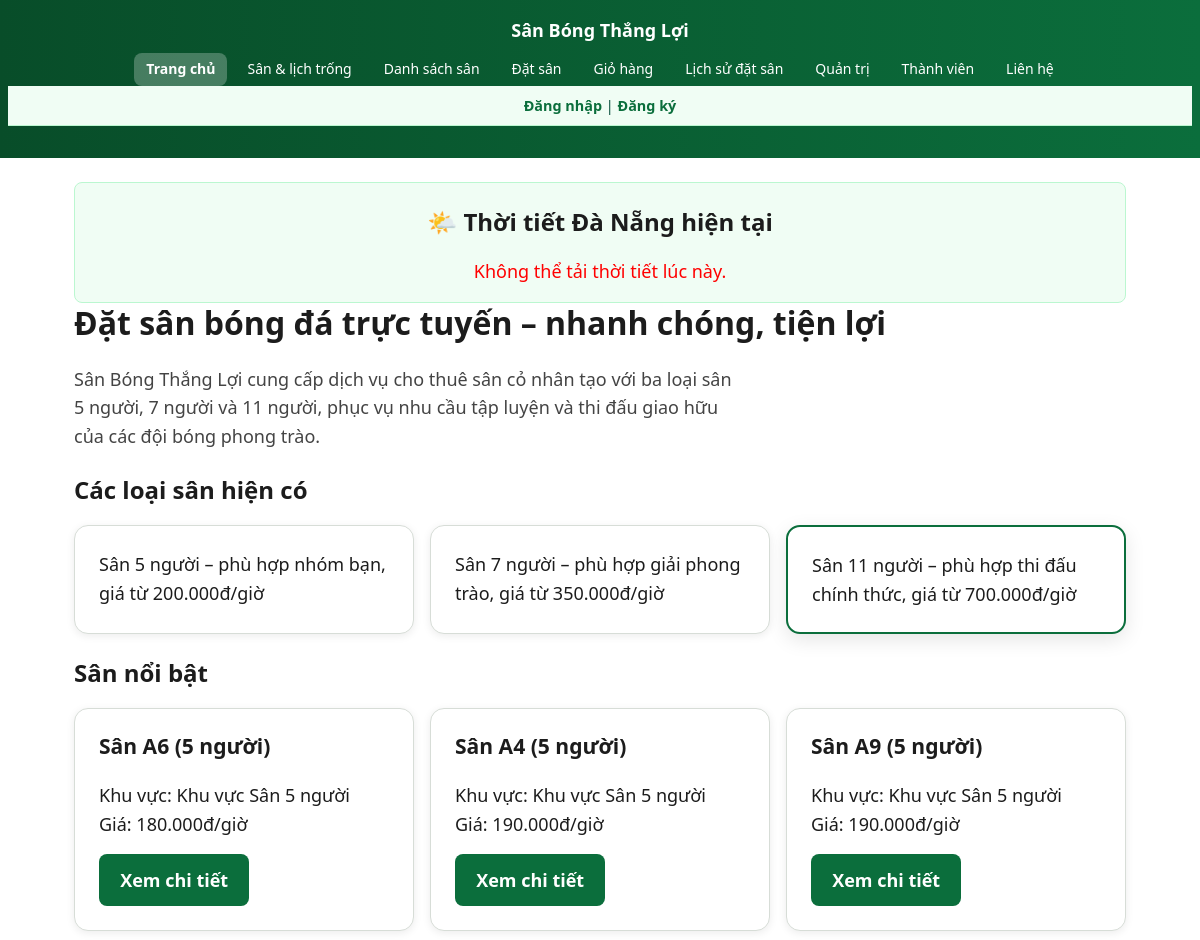
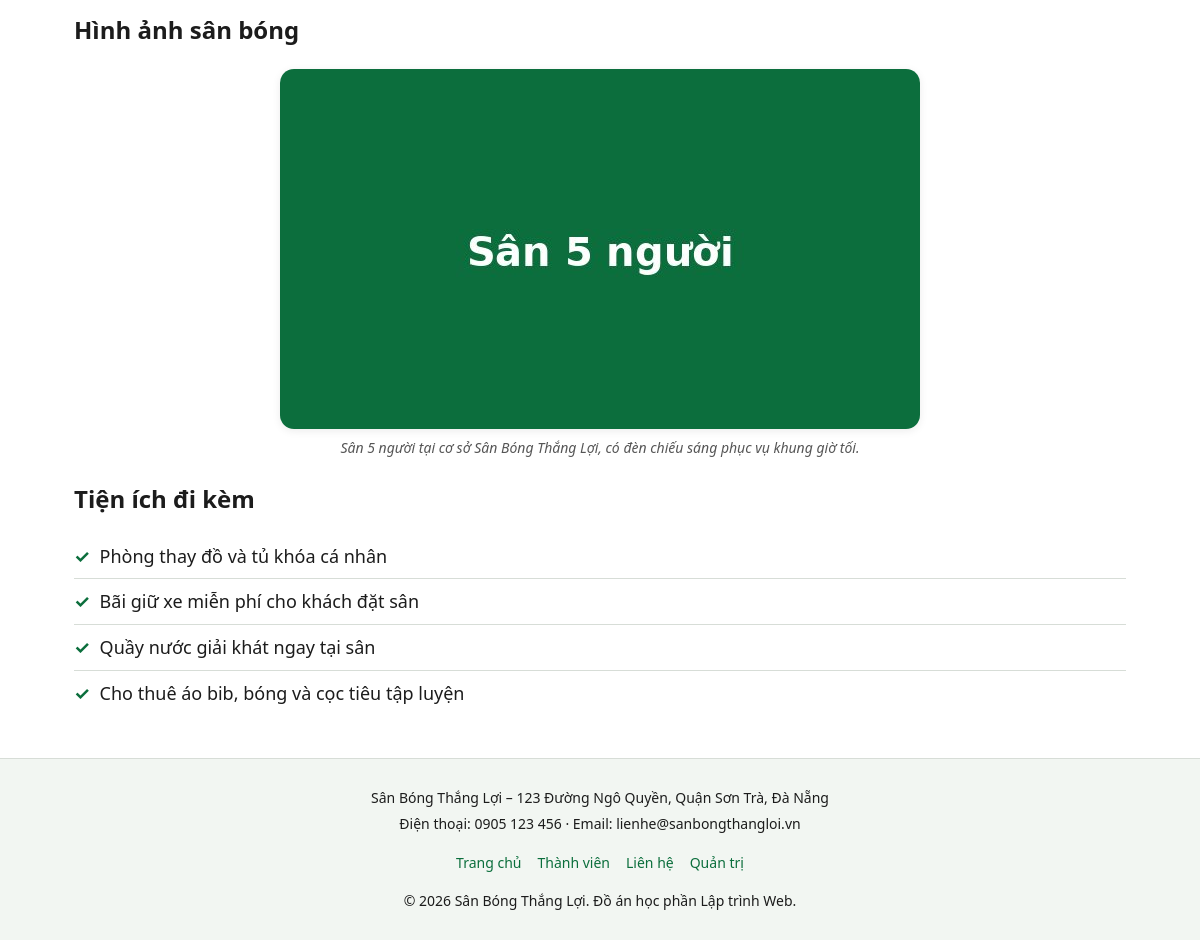
The page / on the database its author committed (2 pictures, top to bottom).
### tables this page shows
CREATE TABLE san_bong (
    id INT UNSIGNED AUTO_INCREMENT PRIMARY KEY,
    danh_muc_id INT UNSIGNED NOT NULL,
    ten_san VARCHAR(100) NOT NULL UNIQUE,
     
    gia_thue DECIMAL(12, 0) NOT NULL CHECK (gia_thue >= 0),
     
    trang_thai ENUM('hoat_dong', 'bao_tri', 'het_cho') NOT NULL DEFAULT 'hoat_dong',
    hinh_anh VARCHAR(255) NULL,
    CONSTRAINT fk_san_bong_danh_muc FOREIGN KEY (danh_muc_id) 
        REFERENCES danh_muc(id) ON DELETE RESTRICT ON UPDATE CASCADE
);

### inc/ham.php (called while the page is built, shortened)
<?php
if (!function_exists('e')) {
    function e(?string $chuoi): string
    {
        return htmlspecialchars((string) $chuoi, ENT_QUOTES | ENT_HTML5, 'UTF-8');
    }
}
if (!function_exists('vnd')) {
    function vnd(int|float $so): string
    {
        return number_format((float) $so, 0, ',', '.') . 'đ';
    }
}

### src/Data/KhoSanPham.php (called while the page is built, shortened)
<?php
class KhoSanPham
{
    private PDO $pdo;
    public function __construct(PDO $pdo)
    {
        $this->pdo = $pdo;
    }
    public function tatCa(): array
    {
        $sql = "SELECT s.*, d.ten_danh_muc FROM san_bong s LEFT JOIN danh_muc d ON s.danh_muc_id = d.id";
        $stmt = $this->pdo->query($sql);
        $rows = $stmt->fetchAll();
        $ketQua = [];
        foreach ($rows as $row) {
            $loaiSan = 5;
            if (str_contains($row['ten_danh_muc'] ?? '', '7')) $loaiSan = 7;
            if (str_contains($row['ten_danh_muc'] ?? '', '11')) $loaiSan = 11;
            $ketQua[] = SanPham::tuMang([
                'id'           => (string) $row['id'],
                'ten'          => $row['ten_san'],
                'loaiSan'      => $loaiSan,
                'khuVuc'       => 'Khu vực ' . ($row['ten_danh_muc'] ?? 'chung'),
                'giaThuong'    => (int) $row['gia_thue'],
                'giaVang'      => (int) $row['gia_thue'],
                'danhGia'      => 5.0,
                'hinhAnh'      => $row['hinh_anh'] ?? '',
                'dangHoatDong' => ($row['trang_thai'] === 'hoat_dong'),
            ]);
        }
        return $this->cache = $ketQua;
    }
    public function sapXep(array $danhSach, string $tieuChi): array
    {
        switch ($tieuChi) {
            default: usort($danhSach, fn($a, $b) => $a->getGiaThuong() <=> $b->getGiaThuong()); break;
        }
        return $danhSach;
    }
}

### src/Models/SanPham.php (called while the page is built, shortened)
<?php
class SanPham
{
    private string $id;
    private string $ten;
    private int $loaiSan;
    private string $khuVuc;
    private int $giaThuong;
    public function __construct(array $duLieu)
    {
        $this->id            = (string) ($duLieu['id']            ?? '');
        $this->ten           = (string) ($duLieu['ten']           ?? '');
        $this->loaiSan       = (int)    ($duLieu['loaiSan']       ?? 0);
        $this->khuVuc        = (string) ($duLieu['khuVuc']        ?? '');
        $this->giaThuong     = (int)    ($duLieu['giaThuong']     ?? 0);
    }
    public static function tuMang(array $duLieu): self
    {
        return new self($duLieu);
    }
    public function getId(): string { return $this->id; }
    public function getTen(): string { return $this->ten; }
    public function getLoaiSan(): int { return $this->loaiSan; }
    public function getKhuVuc(): string { return $this->khuVuc; }
    public function getGiaThuong(): int { return $this->giaThuong; }
}

### index.php (the view, shortened to what this page needs)
<?php
require __DIR__ . '/inc/config.php';
require __DIR__ . '/inc/ham.php';
require __DIR__ . '/inc/header.php';
$sanNoiBat = $kho->sapXep($kho->tatCa(), 'gia-tang');
$sanNoiBat = array_slice($sanNoiBat, 0, 3);
?>
<main class="khu-vuc-chinh">
  <section class="thoi-tiet-container mt-2 mb-2 p-2" style="background: #f0fdf4; border: 1px solid #bbf7d0; border-radius: 8px; text-align: center;">
    <h2>🌤️ Thời tiết Đà Nẵng hiện tại</h2>
    <div id="thoi-tiet-widget">
    </div>
  </section>
  <h1>Đặt sân bóng đá trực tuyến – nhanh chóng, tiện lợi</h1>
  <p class="gioi-thieu">Sân Bóng Thắng Lợi cung cấp dịch vụ cho thuê sân cỏ nhân tạo với ba loại sân 5 người,
    7 người và 11 người, phục vụ nhu cầu tập luyện và thi đấu giao hữu của các đội bóng phong trào.</p>
  <h2>Các loại sân hiện có</h2>
  <ul class="danh-sach-the">
    <li class="the">Sân 5 người – phù hợp nhóm bạn, giá từ 200.000đ/giờ</li>
    <li class="the">Sân 7 người – phù hợp giải phong trào, giá từ 350.000đ/giờ</li>
    <li class="the the--noi-bat">Sân 11 người – phù hợp thi đấu chính thức, giá từ 700.000đ/giờ</li>
  </ul>
  <h2>Sân nổi bật</h2>
  <ul class="danh-sach-the">
    <?php foreach ($sanNoiBat as $san): ?>
      <li class="the">
        <h3><?= e($san->getTen()) ?> (<?= $san->getLoaiSan() ?> người)</h3>
        <p>Khu vực: <?= e($san->getKhuVuc()) ?><br>
           Giá: <?= vnd($san->getGiaThuong()) ?>/giờ</p>
        <a class="nut nut--chinh" href="chi-tiet.php?id=<?= urlencode($san->getId()) ?>">Xem chi tiết</a>
      </li>
    <?php endforeach; ?>
  </ul>
  <h2>Hình ảnh sân bóng</h2>
  <figure class="khoi-anh">
    <img class="khoi-anh__anh" src="images/san-co-nhan-tao-5-nguoi.jpg"
         alt="Sân cỏ nhân tạo 5 người với hệ thống đèn chiếu sáng ban đêm"
         width="640" height="360" loading="lazy">
    <figcaption class="khoi-anh__chu-thich">Sân 5 người tại cơ sở Sân Bóng Thắng Lợi, có đèn chiếu sáng phục vụ khung giờ tối.</figcaption>
  </figure>
  <h2>Tiện ích đi kèm</h2>
  <ul class="danh-sach-tien-ich">
    <li>Phòng thay đồ và tủ khóa cá nhân</li>
    <li>Bãi giữ xe miễn phí cho khách đặt sân</li>
    <li>Quầy nước giải khát ngay tại sân</li>
    <li>Cho thuê áo bib, bóng và cọc tiêu tập luyện</li>
  </ul>
</main>
<?php
require __DIR__ . '/inc/footer.php';
?>

### inc/header.php (shortened to what this page needs)
<?php
if (!isset($baseUrl)) $baseUrl = '';
$trangHienTai = basename($_SERVER['PHP_SELF'] ?? '');
?>
<!DOCTYPE html>
<html lang="vi">
<head>
  <link rel="stylesheet" href="<?= $baseUrl ?>css/chung.css">
  <link rel="stylesheet" href="<?= $baseUrl ?>css/thanh-phan.css">
</head>
<body>
  <header class="dau-trang">
    <p class="ten-he-thong"><a href="<?= $baseUrl ?>index.php">Sân Bóng Thắng Lợi</a></p>
    <nav class="dieu-huong" aria-label="Điều hướng chính">
      <ul class="dieu-huong__danh-sach" id="danh-sach-dieu-huong-chinh">
        <?php
        $menu = [
            'index.php'      => 'Trang chủ',
            'san-lich.php'   => 'Sân & lịch trống',
            'danh-sach.php'  => 'Danh sách sân',
            'dat-san.php'    => 'Đặt sân',
            'gio-hang.php'   => 'Giỏ hàng',
            'lich-su.php'    => 'Lịch sử đặt sân',
            'quan-tri.php'   => 'Quản trị',
            'thanh-vien.php' => 'Thành viên',
            'lien-he.php'    => 'Liên hệ',
        ];
        foreach ($menu as $file => $nhan):
            $active = ($trangHienTai === $file) ? ' aria-current="page"' : '';
        ?>
          <li class="dieu-huong__muc">
            <a class="dieu-huong__lien-ket" href="<?= $baseUrl . $file ?>"<?= $active ?>><?= e($nhan) ?></a>
          </li>
        <?php endforeach; ?>
      </ul>
    </nav>
    <div class="trang-thai-tai-khoan" style="text-align: center; padding: 0.5rem; font-size: 0.9rem; background: #f0fdf4; border-bottom: 1px solid #bbf7d0; margin-bottom: 1rem; color: #064e3b;">
      <?php if (!empty($_SESSION['da_dang_nhap'])): ?>
        Xin chào, <strong><?= e($_SESSION['ho_ten'] ?? 'Người dùng') ?></strong>!
        <?php if (($_SESSION['vai_tro'] ?? '') === 'quan_tri'): ?>
          · <a href="<?= $baseUrl ?>quan-tri.php" style="font-weight: bold; color: #0b6e3c;">Trang quản trị</a>
        <?php endif; ?>
        · <a href="<?= $baseUrl ?>dang-xuat.php" style="font-weight: bold; color: #b91c1c;">Đăng xuất</a>
      <?php else: ?>
        <a href="<?= $baseUrl ?>dang-nhap.php" style="font-weight: bold; color: #0b6e3c;">Đăng nhập</a>
        |
        <a href="<?= $baseUrl ?>tai-khoan.php" style="font-weight: bold; color: #0b6e3c;">Đăng ký</a>
      <?php endif; ?>
    </div>
  </header>

### inc/footer.php (shortened to what this page needs)
  <footer class="chan-trang">
    <p class="chan-trang__dong">Sân Bóng Thắng Lợi – 123 Đường Ngô Quyền, Quận Sơn Trà, Đà Nẵng</p>
    <p class="chan-trang__dong">Điện thoại: 0905 123 456 · Email: lienhe@sanbongthangloi.vn</p>
    <ul class="chan-trang__lien-ket">
      <li><a href="<?= $baseUrl ?>index.php">Trang chủ</a></li>
      <li><a href="<?= $baseUrl ?>thanh-vien.php">Thành viên</a></li>
      <li><a href="<?= $baseUrl ?>lien-he.php">Liên hệ</a></li>
      <li><a href="<?= $baseUrl ?>quan-tri.php">Quản trị</a></li>
    </ul>
    <p class="chan-trang__dong">&copy; 2026 Sân Bóng Thắng Lợi. Đồ án học phần Lập trình Web.</p>
  </footer>
</body>
</html>

### css/chung.css (style rules this page uses)
:root { --mau-chinh: #0b6e3c; --mau-chinh-dam: #084d29; --mau-nhan: #f4b400; --mau-chu: #1c1c1c; --mau-nen: #ffffff; --mau-nen-phu: #f2f6f2; --mau-vien: #d7ddd7; --co-chu-goc: 16px; --co-chu-nho: 0.875rem; --co-chu-lon: 1.125rem; --co-chu-tieu-de-1: 1.75rem; --co-chu-tieu-de-2: 1.35rem; --khoang: 1rem; --khoang-lon: 1.5rem; --khoang-nho: 0.5rem; --bo-goc: 8px; --bo-goc-lon: 14px; --bong: 0 2px 8px rgba(0, 0, 0, 0.08); --bong-lon: 0 6px 20px rgba(0, 0, 0, 0.1); }
*, *::before, *::after { box-sizing: border-box; }
html { scroll-behavior: smooth; }
body { margin: 0; font-family: system-ui, -apple-system, "Segoe UI", Roboto, "Helvetica Neue", Arial, sans-serif; font-size: var(--co-chu-goc); line-height: 1.6; color: var(--mau-chu); background-color: var(--mau-nen); display: grid; grid-template-rows: auto 1fr auto; min-height: 100vh; }
img { max-width: 100%; height: auto; display: block; }
a { color: var(--mau-chinh); text-decoration: none; }
h1, h2, h3 { line-height: 1.25; margin-top: 0; }
h1 { font-size: var(--co-chu-tieu-de-1); }
h2 { font-size: var(--co-chu-tieu-de-2); margin-top: var(--khoang-lon); }
p { margin: 0 0 var(--khoang); }
.khu-vuc-chinh { width: 100%; max-width: 1100px; margin: 0 auto; padding: var(--khoang-lon) var(--khoang); }
@media (min-width: 600px) { :root { --co-chu-goc: 17px; } }
@media (min-width: 600px) { .khu-vuc-chinh { padding: var(--khoang-lon); } }
@media (min-width: 960px) { :root { --co-chu-goc: 18px; --co-chu-tieu-de-1: 2rem; --co-chu-tieu-de-2: 1.5rem; } }
body { max-width: 100vw; overflow-x: hidden; }

### css/thanh-phan.css (style rules this page uses)
.dau-trang { background: linear-gradient(90deg, var(--mau-chinh-dam), var(--mau-chinh)); color: #fff; padding: var(--khoang) var(--khoang-nho); }
.ten-he-thong { margin: 0 0 var(--khoang-nho); font-size: var(--co-chu-lon); font-weight: 700; text-align: center; }
.ten-he-thong a { color: #fff; }
.dieu-huong__danh-sach { list-style: none; margin: 0; padding: 0; display: flex; flex-wrap: wrap; justify-content: center; gap: var(--khoang-nho); }
.dieu-huong__lien-ket { display: inline-block; color: #fff; padding: 0.35rem 0.75rem; border-radius: var(--bo-goc); font-size: var(--co-chu-nho); }
.dieu-huong__lien-ket[aria-current="page"] { background-color: rgba(255, 255, 255, 0.25); font-weight: 700; }
.chan-trang { background-color: var(--mau-nen-phu); border-top: 1px solid var(--mau-vien); padding: var(--khoang-lon) var(--khoang); text-align: center; font-size: var(--co-chu-nho); }
.chan-trang__dong { margin: 0.25rem 0; }
.chan-trang__lien-ket { list-style: none; margin: var(--khoang) 0; padding: 0; display: flex; flex-wrap: wrap; justify-content: center; gap: var(--khoang); }
.danh-sach-the { list-style: none; padding: 0; margin: 0; display: grid; gap: var(--khoang); grid-template-columns: 1fr; }
.the { background-color: var(--mau-nen); border: 1px solid var(--mau-vien); border-radius: var(--bo-goc-lon); padding: var(--khoang-lon); box-shadow: var(--bong); }
.the--noi-bat { border-color: var(--mau-chinh); border-width: 2px; box-shadow: var(--bong-lon); }
@media (min-width: 600px) { .danh-sach-the { grid-template-columns: repeat(2, 1fr); } }
@media (min-width: 960px) { .danh-sach-the { grid-template-columns: repeat(3, 1fr); } }
.danh-sach-tien-ich { list-style: none; padding: 0; }
.danh-sach-tien-ich li { padding: 0.5rem 0 0.5rem 1.6rem; position: relative; border-bottom: 1px solid var(--mau-vien); }
.danh-sach-tien-ich li::before { content: "✓"; color: var(--mau-chinh); position: absolute; left: 0; font-weight: 700; }
.danh-sach-tien-ich li:last-child { border-bottom: none; }
.nut { display: inline-block; padding: 0.6rem 1.2rem; font: inherit; font-weight: 600; border-radius: var(--bo-goc); border: 2px solid transparent; cursor: pointer; text-align: center; transition: background-color 0.15s, color 0.15s; }
.nut--chinh { background-color: var(--mau-chinh); color: #fff; }
.khoi-anh { margin: var(--khoang-lon) 0; text-align: center; }
.khoi-anh__anh { border-radius: var(--bo-goc-lon); margin: 0 auto; box-shadow: var(--bong); }
.khoi-anh__chu-thich { font-size: var(--co-chu-nho); color: #555; margin-top: var(--khoang-nho); font-style: italic; }
.gioi-thieu { font-size: var(--co-chu-lon); color: #444; max-width: 65ch; }

### rows shown on the page
san_bong: ten_san "Sân A6", LoaiSan "5", KhuVuc "Khu vực Sân 5 người", gia_thue "180.000đ"
san_bong: ten_san "Sân A4", LoaiSan "5", KhuVuc "Khu vực Sân 5 người", gia_thue "190.000đ"
san_bong: ten_san "Sân A9", LoaiSan "5", KhuVuc "Khu vực Sân 5 người", gia_thue "190.000đ"

### other values the page prints
$nhan "Trang chủ"
$nhan "Sân & lịch trống"
$nhan "Danh sách sân"
$nhan "Đặt sân"
$nhan "Giỏ hàng"
$nhan "Lịch sử đặt sân"
$nhan "Quản trị"
$nhan "Thành viên"
$nhan "Liên hệ"
